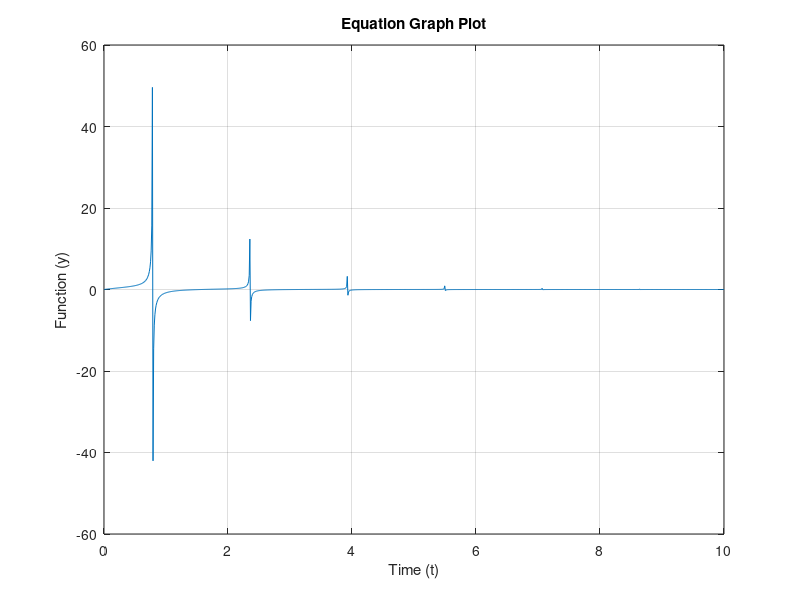

This chart was generated by the following MATLAB code:
% Define the parameters
a = 1; % Decay rate
b = 2; % Frequency

% Define the time vector
t = linspace(0, 10, 1000); % From 0 to 10 with 1000 points

% Compute the function
y = exp(-a * t) .* tan(b * t);

% Plot the graph
figure;
plot(t, y);
xlabel('Time (t)');
ylabel('Function (y)');
title('Equation Graph Plot');
grid on;